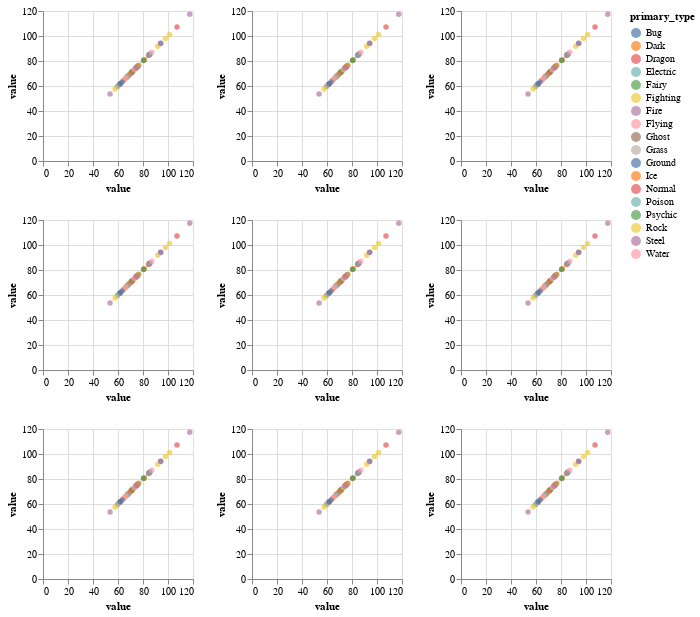

Notebook cell for this chart:
### Markdown cell above
<h3> Interactive Scatter Matrix (I can't figure this out because all my charts are the same)

### Code cell
import altair as alt

# Calculate avergage attack, defense, and speed for each primary type
mean_stats = df.groupby('primary_type')[['attack', 'defense', 'speed']].mean().reset_index()

# Melt the DataFrame to long format
melted_mean_stats = mean_stats.melt(id_vars=['primary_type'], value_vars=['attack', 'defense', 'speed'], var_name='attribute', value_name='value')

# Define the interactive brush
brush = alt.selection(type='interval', resolve='global')

# Create the scatter matrix using Altair's repeat operator
scatter_matrix = alt.Chart(melted_mean_stats).mark_circle().encode(
    x=alt.X('value:Q'),
    y=alt.Y('value:Q'),
    color=alt.condition(brush, 'primary_type:N', alt.value('lightgray')),
    tooltip=['primary_type', 'attribute']
).properties(
    width=150,
    height=150
).add_selection(
    brush
).repeat(
    row=['attack', 'defense', 'speed'],
    column=['speed', 'attack', 'defense']
)

scatter_matrix

### Figure 1 — Vega-Lite specification as saved in the notebook (floating-point values rounded to 4 significant figures)
{"config": {"view": {"continuousWidth": 400, "continuousHeight": 300}}, "repeat": {"column": ["speed", "attack", "defense"], "row": ["attack", "defense", "speed"]}, "spec": {"data": {"name": "data-04cac48e03772eebc97385ea03ff9cfa"}, "mark": "circle", "encoding": {"color": {"condition": {"field": "primary_type", "type": "nominal", "selection": "selector038"}, "value": "lightgray"}, "tooltip": [{"field": "primary_type", "type": "nominal"}, {"field": "attribute", "type": "nominal"}], "x": {"field": "value", "type": "quantitative"}, "y": {"field": "value", "type": "quantitative"}}, "height": 150, "selection": {"selector038": {"type": "interval", "resolve": "global"}}, "width": 150}, "$schema": "https://vega.github.io/schema/vega-lite/v4.17.0.json", "datasets": {"data-04cac48e03772eebc97385ea03ff9cfa": [{"primary_type": "Bug", "attribute": "attack", "value": 71.07}, {"primary_type": "Dark", "attribute": "attack", "value": 81.0}, {"primary_type": "Dragon", "attribute": "attack", "value": 107.2}, {"primary_type": "Electric", "attribute": "attack", "value": 74.57}, {"primary_type": "Fairy", "attribute": "attack", "value": 68.09}, {"primary_type": "Fighting", "attribute": "attack", "value": 101.3}, {"primary_type": "Fire", "attribute": "attack", "value": 85.4}, {"primary_type": "Flying", "attribute": "attack", "value": 75.12}, {"primary_type": "Ghost", "attribute": "attack", "value": 74.2}, {"primary_type": "Grass", "attribute": "attack", "value": 74.81}, {"primary_type": "Ground", "attribute": "attack", "value": 94.12}, {"primary_type": "Ice", "attribute": "attack", "value": 76.64}, {"primary_type": "Normal", "attribute": "attack", "value": 75.26}, {"primary_type": "Poison", "attribute": "attack", "value": 75.54}, {"primary_type": "Psychic", "attribute": "attack", "value": 74.93}, {"primary_type": "Rock", "attribute": "attack", "value": 91.78}, {"primary_type": "Steel", "attribute": "attack", "value": 94.08}, {"primary_type": "Water", "attribute": "attack", "value": 74.99}, {"primary_type": "Bug", "attribute": "defense", "value": 71.8}, {"primary_type": "Dark", "attribute": "defense", "value": 64.98}, {"primary_type": "Dragon", "attribute": "defense", "value": 84.78}, {"primary_type": "Electric", "attribute": "defense", "value": 66.51}, {"primary_type": "Fairy", "attribute": "defense", "value": 70.55}, {"primary_type": "Fighting", "attribute": "defense", "value": 72.21}, {"primary_type": "Fire", "attribute": "defense", "value": 68.11}, {"primary_type": "Flying", "attribute": "defense", "value": 64.38}, {"primary_type": "Ghost", "attribute": "defense", "value": 80.44}, {"primary_type": "Grass", "attribute": "defense", "value": 71.82}, {"primary_type": "Ground", "attribute": "defense", "value": 85.46}, {"primary_type": "Ice", "attribute": "defense", "value": 71.08}, {"primary_type": "Normal", "attribute": "defense", "value": 61.17}, {"primary_type": "Poison", "attribute": "defense", "value": 76.18}, {"primary_type": "Psychic", "attribute": "defense", "value": 70.99}, {"primary_type": "Rock", "attribute": "defense", "value": 97.97}, {"primary_type": "Steel", "attribute": "defense", "value": 117.4}, {"primary_type": "Water", "attribute": "defense", "value": 73.12}, {"primary_type": "Bug", "attribute": "speed", "value": 63.26}, {"primary_type": "Dark", "attribute": "speed", "value": 75.75}, {"primary_type": "Dragon", "attribute": "speed", "value": 84.45}, {"primary_type": "Electric", "attribute": "speed", "value": 84.9}, {"primary_type": "Fairy", "attribute": "speed", "value": 59.55}, {"primary_type": "Fighting", "attribute": "speed", "value": 69.21}, {"primary_type": "Fire", "attribute": "speed", "value": 74.37}, {"primary_type": "Flying", "attribute": "speed", "value": 87.0}, {"primary_type": "Ghost", "attribute": "speed", "value": 61.41}, {"primary_type": "Grass", "attribute": "speed", "value": 59.77}, {"primary_type": "Ground", "attribute": "speed", "value": 61.8}, {"primary_type": "Ice", "attribute": "speed", "value": 67.14}, {"primary_type": "Normal", "attribute": "speed", "value": 69.68}, {"primary_type": "Poison", "attribute": "speed", "value": 67.77}, {"primary_type": "Psychic", "attribute": "speed", "value": 80.59}, {"primary_type": "Rock", "attribute": "speed", "value": 57.67}, {"primary_type": "Steel", "attribute": "speed", "value": 53.64}, {"primary_type": "Water", "attribute": "speed", "value": 66.34}]}}
